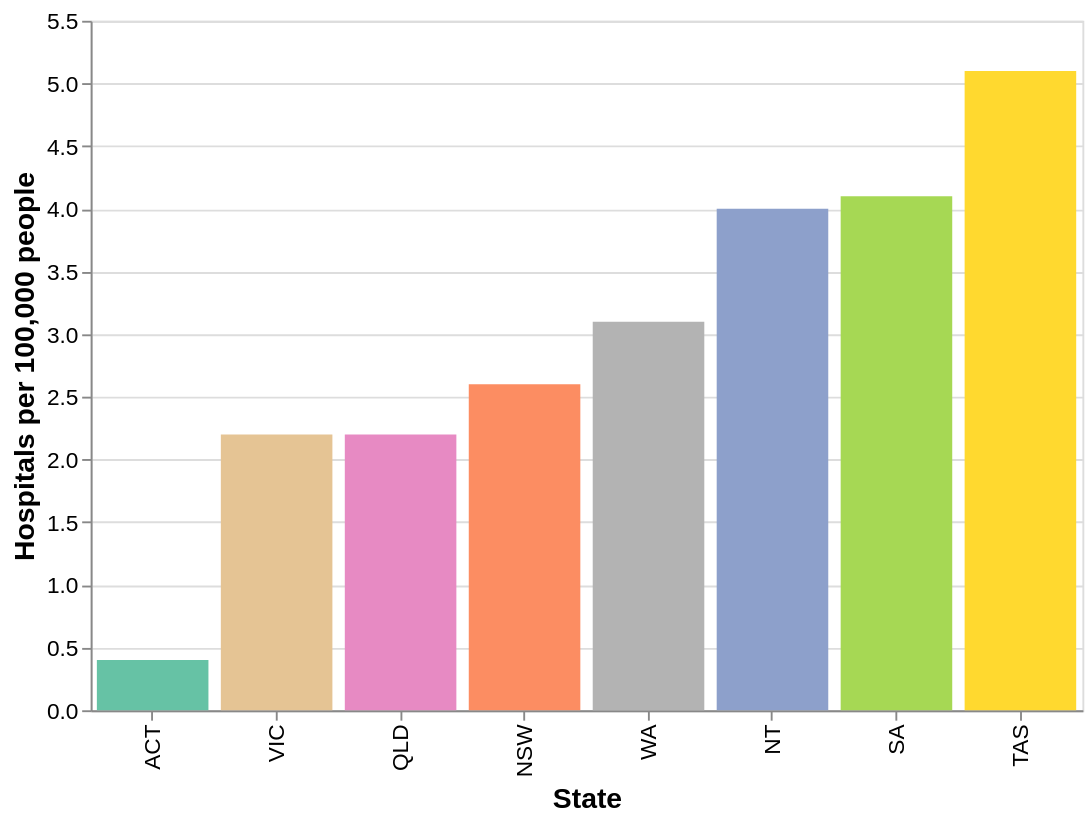

Vega-Lite specification stored for this chart:
### Vega-Lite specification from a JSON file in a GitHub repository (floating-point values rounded to 4 significant figures)
{"$schema": "https://vega.github.io/schema/vega-lite/v5.json", "description": "Hospitals per 100,000 people by state/territory (public only, 2024)", "width": 525, "height": 365, "data": {"values": [{"State": "NSW", "HospitalsPer100k": 2.6}, {"State": "VIC", "HospitalsPer100k": 2.2}, {"State": "QLD", "HospitalsPer100k": 2.2}, {"State": "WA", "HospitalsPer100k": 3.1}, {"State": "SA", "HospitalsPer100k": 4.1}, {"State": "TAS", "HospitalsPer100k": 5.1}, {"State": "NT", "HospitalsPer100k": 4.0}, {"State": "ACT", "HospitalsPer100k": 0.4}]}, "mark": "bar", "encoding": {"x": {"field": "State", "type": "nominal", "sort": {"field": "HospitalsPer100k", "order": "ascending"}, "axis": {"titleFontSize": 15, "labelFontSize": 12}}, "y": {"field": "HospitalsPer100k", "type": "quantitative", "axis": {"title": "Hospitals per 100,000 people", "titleFontSize": 15, "labelFontSize": 12}}, "color": {"field": "State", "type": "nominal", "scale": {"scheme": "set2"}, "legend": null}, "tooltip": [{"field": "State", "type": "nominal"}, {"field": "HospitalsPer100k", "type": "quantitative", "title": "Hospitals Per 100k"}]}}
